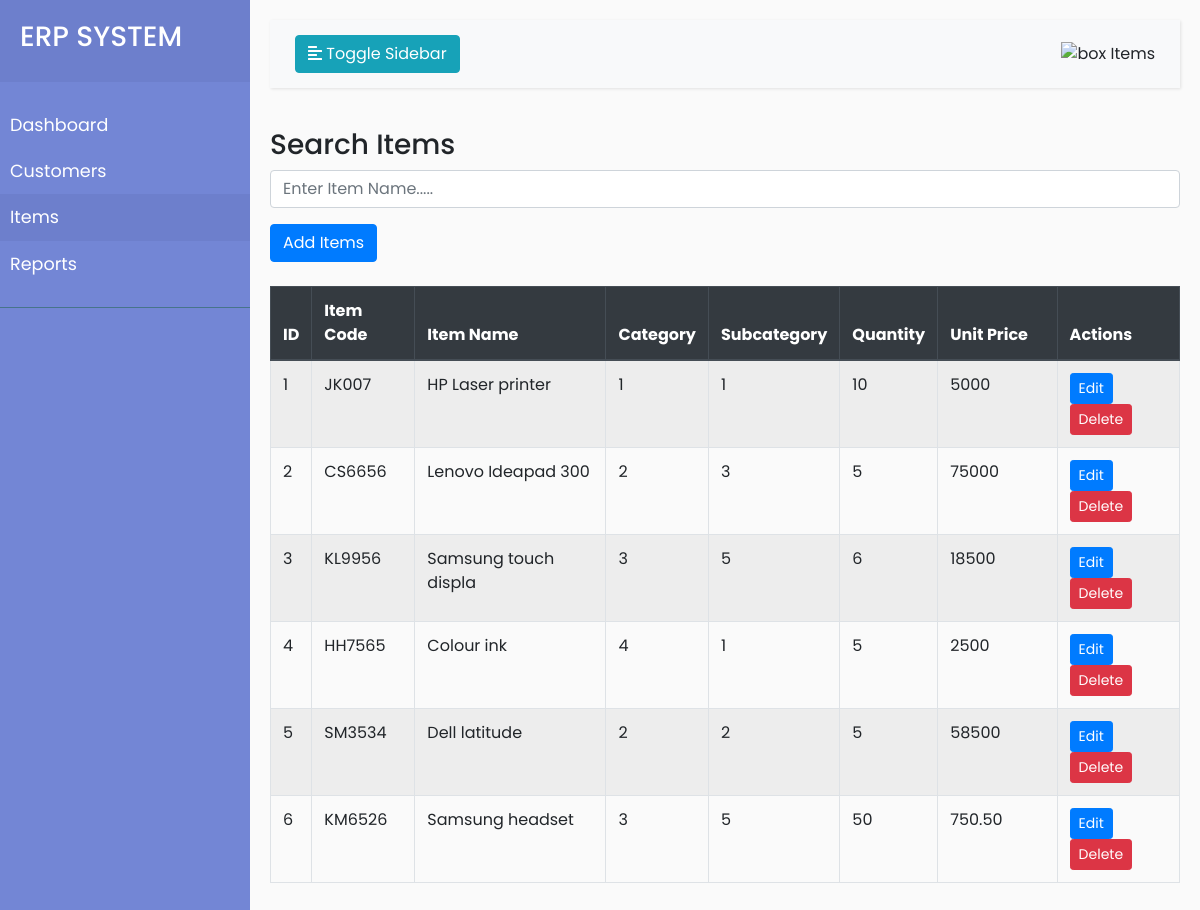
/src/items.php, run on the app's committed database.
### tables this page shows
CREATE TABLE IF NOT EXISTS `item` (
  `id` int NOT NULL AUTO_INCREMENT,
  `item_code` varchar(20) NOT NULL,
  `item_category` varchar(20) NOT NULL,
  `item_subcategory` varchar(20) NOT NULL,
  `item_name` varchar(20) NOT NULL,
  `quantity` varchar(20) NOT NULL,
  `unit_price` varchar(20) NOT NULL,
  PRIMARY KEY (`id`)
);

### src/items.php (the view, shortened to what this page needs)
<!DOCTYPE html>
<html lang="en">
<head>
    <link rel="stylesheet" href="https://stackpath.bootstrapcdn.com/bootstrap/4.5.2/css/bootstrap.min.css">
    <link rel="stylesheet" href="https://cdnjs.cloudflare.com/ajax/libs/font-awesome/5.15.3/css/all.min.css">
    <link rel="stylesheet" href="../css/style.css">
</head>
<body>
    <div class="wrapper">
        <nav id="sidebar">
            <div class="sidebar-header">
                <h3>ERP SYSTEM</h3>
            </div>
            <ul class="list-unstyled components">
                <li>
                    <a href="../index.php">Dashboard</a>
                </li>
                <li>
                    <a href="customer.php">Customers</a>
                </li>
                <li class="active">
                    <a href="items.php">Items</a>
                </li>
                <li>
                    <a href="report.php">Reports</a>
                </li>
            </ul>
        </nav>
        <div id="content">
            <nav class="navbar navbar-expand-lg navbar-light bg-light">
                <div class="container-fluid">
                    <button type="button" id="sidebarCollapse" class="btn btn-info">
                        <i class="fas fa-align-left"></i>
                        <span>Toggle Sidebar</span>
                    </button>
                    <div class="heading">
                        <span><img width="40" height="40" src="https://img.icons8.com/ios/50/box.png" alt="box" /> Items</span>
                    </div>
                </div>
            </nav>
            <div class="heading">
                        <h3>Search Items</h3>
                        <input type="text" id="itemSearch" class="form-control" placeholder="Enter Item Name....." onkeyup="filterItems()">
                    </div>
            <button type="button" class="btn btn-primary mt-3" data-toggle="modal" data-target="#addItemModal">
                Add Items
            </button>
            <br><br>
            <div class="tbl">
                <?php include 'connection.php';
                $selectQuery = "SELECT * FROM item ORDER BY id ASC";
                $result = mysqli_query($con, $selectQuery);
                if ($result && mysqli_num_rows($result) > 0) {
                    echo "<div class='table-responsive'>";
                    echo "<table class='table table-striped table-bordered' style='width: 100%;'>";
                    echo "<thead class='thead-dark'>";
                    echo "<tr>
                        <th style='width: 3%;'>ID</th>
                        <th style='width: 12%;'>Item Code</th>
                        <th style='width: 25%;'>Item Name</th>
                        <th style='width: 10%;'>Category</th>
                        <th style='width: 10%;'>Subcategory</th>
                        <th style='width: 10%;'>Quantity</th>
                        <th style='width: 15%;'>Unit Price</th>
                        <th style='width: 20%;'>Actions</th>
                    </tr>";
                    echo "</thead>";
                    echo "<tbody id='itemTableBody'>";
                    while ($record = mysqli_fetch_assoc($result)) {
                        echo "<tr>";
                        echo "<td>{$record['id']}</td>";
                        echo "<td>{$record['item_code']}</td>";
                        echo "<td>{$record['item_name']}</td>";
                        echo "<td>{$record['item_category']}</td>";
                        echo "<td>{$record['item_subcategory']}</td>";
                        echo "<td>{$record['quantity']}</td>";
                        echo "<td>{$record['unit_price']}</td>";
                        echo "<td><a href='#' class='btn btn-primary btn-sm edit-btn' data-toggle='modal' data-target='#editItemModal' data-itemid='{$record['id']}'>Edit</a>  ";
                        echo "<a href='crud/item_process.php?action=delete&ID={$record['id']}' class='btn btn-danger btn-sm' onclick='return confirm(\"Are you sure?\")'>Delete</a></td>";
                        echo "</tr>";
                    }
                    echo "</tbody>";
                    echo "</table>";
                    echo "</div>";
                } else {
                    echo "<p class='text-center'>No records found.</p>";
                }
                ?>
            </div>
        </div>
</body>
</html>

### css/style.css (style rules this page uses)
body { font-family: 'Poppins', sans-serif; background: #fafafa; }
a, a:hover, a:focus { color: inherit; text-decoration: none; transition: all 0.3s; }
.navbar { padding: 15px 10px; background: #fff; border: none; border-radius: 0; margin-bottom: 40px; box-shadow: 1px 1px 3px rgba(0, 0, 0, 0.1); }
.wrapper { display: flex; width: 100%; align-items: stretch; }
#sidebar { min-width: 250px; max-width: 250px; background: #7386D5; color: #fff; transition: all 0.3s; }
#sidebar .sidebar-header { padding: 20px; background: #6d7fcc; }
#sidebar ul.components { padding: 20px 0; border-bottom: 1px solid #47748b; }
#sidebar ul li a { padding: 10px; font-size: 1.1em; display: block; }
#sidebar ul li.active>a, a[aria-expanded="true"] { color: #fff; background: #6d7fcc; }
#content { width: 100%; padding: 20px; min-height: 100vh; transition: all 0.3s; }
.btn-primary { background-color: #007bff; border-color: #007bff; }

### data on the page
item: id "1", item_code "JK007", item_name "HP Laser printer", item_category "1", item_subcategory "1", quantity "10", unit_price "5000"
item: id "2", item_code "CS6656", item_name "Lenovo Ideapad 300", item_category "2", item_subcategory "3", quantity "5", unit_price "75000"
item: id "3", item_code "KL9956", item_name "Samsung touch displa", item_category "3", item_subcategory "5", quantity "6", unit_price "18500"
item: id "4", item_code "HH7565", item_name "Colour ink", item_category "4", item_subcategory "1", quantity "5", unit_price "2500"
item: id "5", item_code "SM3534", item_name "Dell latitude", item_category "2", item_subcategory "2", quantity "5", unit_price "58500"
item: id "6", item_code "KM6526", item_name "Samsung headset", item_category "3", item_subcategory "5", quantity "50", unit_price "750.50"
